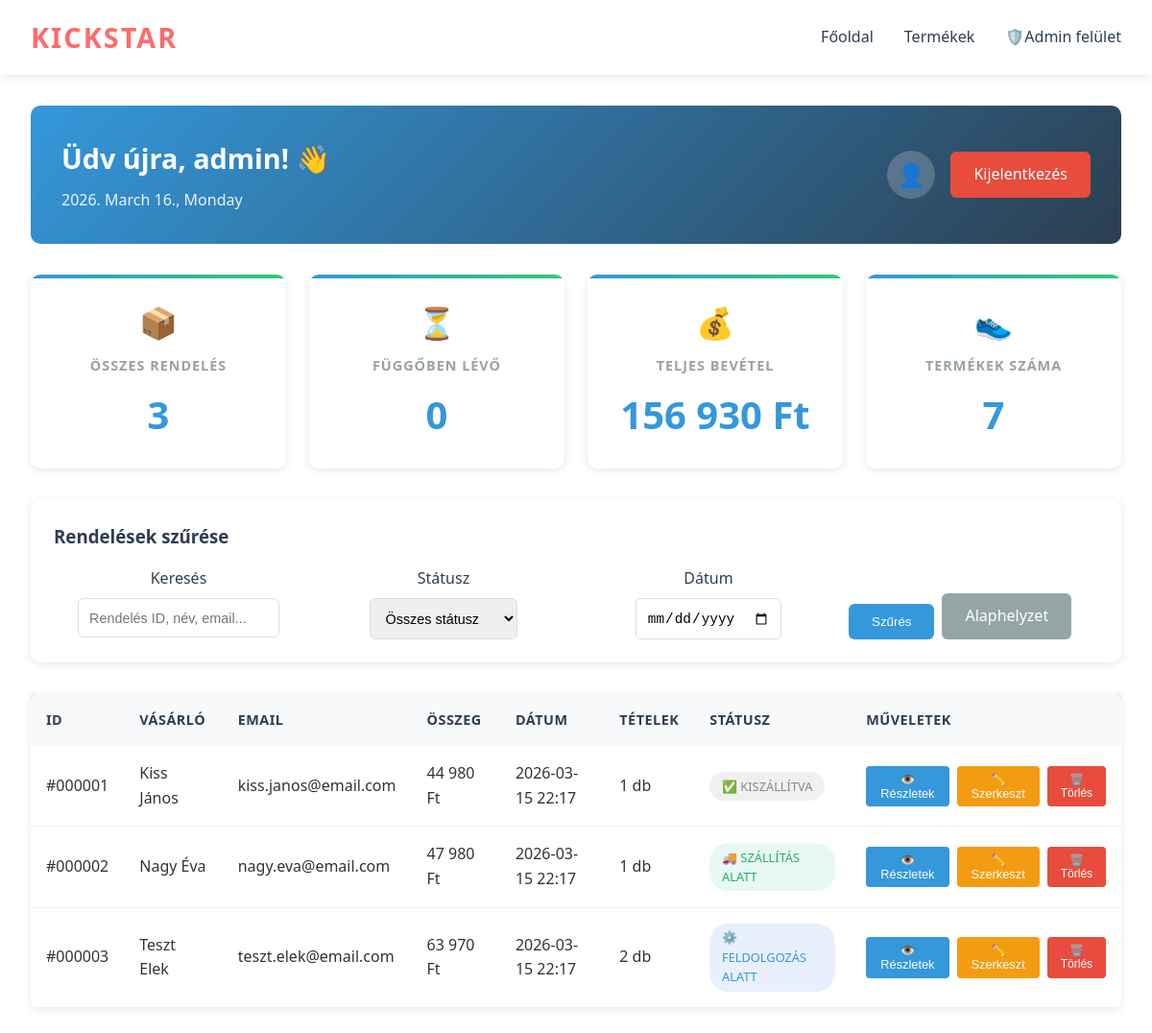
The app's page /dashboard.php (signed in) with its own data.
### tables this page shows
CREATE TABLE `orders` (
  `id` int(11) NOT NULL,
  `user_id` int(11) DEFAULT NULL,
  `order_number` varchar(50) NOT NULL,
  `customer_name` varchar(100) NOT NULL,
  `customer_email` varchar(100) NOT NULL,
  `customer_phone` varchar(20) DEFAULT NULL,
  `shipping_address` text NOT NULL,
  `billing_address` text DEFAULT NULL,
  `shipping_method` varchar(50) DEFAULT NULL,
  `payment_method` varchar(50) DEFAULT NULL,
  `subtotal` decimal(10,2) NOT NULL,
  `shipping_cost` decimal(10,2) DEFAULT 0.00,
  `discount` decimal(10,2) DEFAULT 0.00,
  `tax` decimal(10,2) DEFAULT 0.00,
  `total_amount` decimal(10,2) NOT NULL,
  `coupon_code` varchar(50) DEFAULT NULL,
  `notes` text DEFAULT NULL,
  `status` enum('pending','processing','shipped','delivered','cancelled','refunded') DEFAULT 'pending',
  `payment_status` enum('pending','paid','failed','refunded') DEFAULT 'pending',
  `shipping_status` enum('pending','processing','shipped','delivered') DEFAULT 'pending',
  `ip_address` varchar(45) DEFAULT NULL,
  `user_agent` text DEFAULT NULL,
  `created_at` timestamp NOT NULL DEFAULT current_timestamp(),
  `updated_at` timestamp NOT NULL DEFAULT current_timestamp() ON UPDATE current_timestamp()
);

### dashboard.php (the view, shortened to what this page needs)
<?php
require_once 'database.php';
$totalOrders = $pdo->query("SELECT COUNT(*) FROM orders")->fetchColumn();
$pendingOrders = $pdo->query("SELECT COUNT(*) FROM orders WHERE status = 'pending'")->fetchColumn();
$totalRevenue = $pdo->query("SELECT SUM(total_amount) FROM orders")->fetchColumn();
$totalProducts = $pdo->query("SELECT COUNT(*) FROM products")->fetchColumn();
$searchFilter = isset($_GET['search']) ? $_GET['search'] : '';
$dateFilter = isset($_GET['date']) ? $_GET['date'] : '';
$query = "SELECT o.*,
          (SELECT COUNT(*) FROM order_items WHERE order_id = o.id) as item_count
          FROM orders o WHERE 1=1";
$params = [];
$query .= " ORDER BY o.created_at DESC";
$stmt = $pdo->prepare($query);
$stmt->execute($params);
$orders = $stmt->fetchAll(PDO::FETCH_ASSOC);
?>
<!DOCTYPE html>
<html lang="hu">
<head>
    <link rel="stylesheet" href="admin.css">
    <link rel="stylesheet" href="style.css">
</head>
<body>
    <header>
        <nav>
            <div class="logo">Kickstar</div>
            <ul>
                <li><a href="index.php">Főoldal</a></li>
                <li><a href="products.php">Termékek</a></li>
                <li><a href="login.php">🛡️Admin felület</a></li>
            </ul>
        </nav>
    </header>
    <div class="admin-container">
        <div class="welcome-section">
            <div>
                <h2>Üdv újra, <?php echo htmlspecialchars($_SESSION['admin_username']); ?>! 👋</h2>
                <p class="date"><?php echo date('Y. F j., l'); ?></p>
            </div>
            <div class="admin-profile">
                <div class="admin-avatar">👤</div>
                <a href="logout.php" class="logout-btn">Kijelentkezés</a>
            </div>
        </div>
        <div class="stats-grid">
            <div class="stat-card">
                <div class="stat-icon">📦</div>
                <div class="stat-content">
                    <h3>Összes rendelés</h3>
                    <div class="stat-number"><?php echo number_format($totalOrders); ?></div>
                </div>
            </div>
            <div class="stat-card">
                <div class="stat-icon">⏳</div>
                <div class="stat-content">
                    <h3>Függőben lévő</h3>
                    <div class="stat-number"><?php echo number_format($pendingOrders); ?></div>
                </div>
            </div>
            <div class="stat-card">
                <div class="stat-icon">💰</div>
                <div class="stat-content">
                    <h3>Teljes bevétel</h3>
                    <div class="stat-number"><?php echo number_format($totalRevenue, 0, ',', ' '); ?> Ft</div>
                </div>
            </div>
            <div class="stat-card">
                <div class="stat-icon">👟</div>
                <div class="stat-content">
                    <h3>Termékek száma</h3>
                    <div class="stat-number"><?php echo number_format($totalProducts); ?></div>
                </div>
            </div>
        </div>
        <div class="filters-section">
            <div class="filters-title">
                <h3>Rendelések szűrése</h3>
            </div>
            <form method="GET" action="" class="filters-grid">
                <div class="filter-group">
                    <label>Keresés</label>
                    <input type="text" name="search" placeholder="Rendelés ID, név, email..." value="<?php echo htmlspecialchars($searchFilter); ?>">
                </div>
                <div class="filter-group">
                    <label>Státusz</label>
                    <select name="status">
                        <option value="">Összes státusz</option>
                    </select>
                </div>
                <div class="filter-group">
                    <label>Dátum</label>
                    <input type="date" name="date" value="<?php echo $dateFilter; ?>">
                </div>
                <div class="filter-actions">
                    <button type="submit" class="apply-filters">Szűrés</button>
                    <a href="dashboard.php" class="reset-filters">Alaphelyzet</a>
                </div>
            </form>
        </div>
<table class="orders-table">
    <thead>
        <tr>
            <th>ID</th>
            <th>Vásárló</th>
            <th>Email</th>
            <th>Összeg</th>
            <th>Dátum</th>
            <th>Tételek</th>
            <th>Státusz</th>
            <th>Műveletek</th>
        </tr>
    </thead>
    <tbody>
        <?php foreach($orders as $order): ?>
        <tr>
            <td>#<?php echo str_pad($order['id'], 6, '0', STR_PAD_LEFT); ?></td>
            <td><?php echo htmlspecialchars($order['customer_name']); ?></td>
            <td><?php echo htmlspecialchars($order['customer_email']); ?></td>
            <td><?php echo number_format($order['total_amount'], 0, ',', ' '); ?> Ft</td>
            <td><?php echo date('Y-m-d H:i', strtotime($order['created_at'])); ?></td>
            <td><?php echo $order['item_count']; ?> db</td>
            <td>
                <?php
                $statusClass = '';
                $statusText = '';
                switch($order['status']) {
                    case 'processing':
                        $statusClass = 'status-processing';
                        $statusText = '⚙️ Feldolgozás alatt';
                        break;
                    case 'shipped':
                        $statusClass = 'status-shipped';
                        $statusText = '🚚 Szállítás alatt';
                        break;
                    case 'delivered':
                        $statusClass = 'status-delivered';
                        $statusText = '✅ Kiszállítva';
                        break;
                }
                ?>
                <span class="status-badge <?php echo $statusClass; ?>">
                    <?php echo $statusText; ?>
                </span>
            </td>
            <td>
                <div class="action-buttons">
                    <button class="btn-view" onclick="viewOrder(<?php echo $order['id']; ?>)">👁️ Részletek</button>
                    <button class="btn-edit" onclick="editOrder(<?php echo $order['id']; ?>)">✏️ Szerkeszt</button>
                    <button class="btn-delete" onclick="deleteOrder(<?php echo $order['id']; ?>)">🗑️ Törlés</button>
                </div>
            </td>
        </tr>
        <?php endforeach; ?>
    </tbody>
</table>
    </div>
</body>
</html>

### admin.css (style rules this page uses)
:root { --admin-primary: #3498db; --admin-secondary: #2c3e50; --admin-success: #27ae60; --admin-danger: #e74c3c; --admin-warning: #f39c12; --admin-light: #ecf0f1; --admin-dark: #2c3e50; --admin-border-radius: 6px; --admin-box-shadow: 0 2px 10px rgba(0,0,0,0.1); --admin-transition: all 0.3s ease; }
* { margin: 0; padding: 0; box-sizing: border-box; }
body { font-family: 'Segoe UI', Tahoma, Geneva, Verdana, sans-serif; background-color: #f5f6fa; color: var(--admin-dark); }
.admin-container { max-width: 1400px; margin: 0 auto; padding: 2rem; }
.logout-btn { background-color: var(--admin-danger); color: white; text-decoration: none; padding: 0.7rem 1.5rem; border-radius: var(--admin-border-radius); transition: var(--admin-transition); font-weight: 500; }
.orders-table { width: 100%; background: white; border-radius: var(--admin-border-radius); box-shadow: var(--admin-box-shadow); border-collapse: collapse; overflow: hidden; }
.orders-table thead { background-color: var(--admin-primary); color: white; }
.orders-table th { padding: 1rem; text-align: left; font-weight: 600; font-size: 0.9rem; text-transform: uppercase; letter-spacing: 0.5px; }
.orders-table td { padding: 1rem; border-bottom: 1px solid #e0e0e0; }
.orders-table tbody tr { transition: var(--admin-transition); }
.orders-table tbody tr:last-child td { border-bottom: none; }
.stats-grid { display: grid; grid-template-columns: repeat(auto-fit, minmax(250px, 1fr)); gap: 1.5rem; margin-bottom: 2rem; }
.stat-card { background: white; padding: 1.5rem; border-radius: var(--admin-border-radius); box-shadow: var(--admin-box-shadow); text-align: center; transition: var(--admin-transition); }
.stat-card h3 { color: var(--admin-dark); font-size: 1rem; text-transform: uppercase; margin-bottom: 0.5rem; opacity: 0.8; }
.stat-card .stat-number { font-size: 2.5rem; font-weight: bold; color: var(--admin-primary); }
.stat-card .stat-icon { font-size: 2rem; color: var(--admin-primary); margin-bottom: 0.5rem; }
.filter-group { display: flex; align-items: center; gap: 0.5rem; }
.filter-group label { font-weight: 500; color: var(--admin-dark); }
.filter-group select, .filter-group input { padding: 0.5rem; border: 1px solid #ddd; border-radius: var(--admin-border-radius); }
.status-badge { display: inline-block; padding: 0.25rem 0.5rem; border-radius: 20px; font-size: 0.8rem; font-weight: 500; text-transform: uppercase; }

### style.css (style rules this page uses)
* { margin: 0; padding: 0; box-sizing: border-box; }
:root { --primary-color: #ff6b6b; --secondary-color: #4ecdc4; --dark-color: #2c3e50; --light-color: #f7f7f7; --danger-color: #e74c3c; --success-color: #2ecc71; --text-color: #333; --border-radius: 8px; --box-shadow: 0 2px 10px rgba(0,0,0,0.1); --transition: all 0.3s ease; }
body { font-family: 'Segoe UI', Tahoma, Geneva, Verdana, sans-serif; line-height: 1.6; color: var(--text-color); background-color: #fff; }
header { background-color: #fff; box-shadow: var(--box-shadow); position: sticky; top: 0; z-index: 1000; }
nav { max-width: 1200px; margin: 0 auto; padding: 1rem 2rem; display: flex; justify-content: space-between; align-items: center; }
.logo { font-size: 1.8rem; font-weight: bold; color: var(--primary-color); text-transform: uppercase; letter-spacing: 2px; }
nav ul { display: flex; list-style: none; gap: 2rem; }
nav ul li a { text-decoration: none; color: var(--dark-color); font-weight: 500; transition: var(--transition); position: relative; padding-bottom: 5px; }
nav ul li a::after { content: ''; position: absolute; bottom: 0; left: 0; width: 0; height: 2px; background-color: var(--primary-color); transition: var(--transition); }

### records on screen
orders: id "000001", customer_name "Kiss János", customer_email "kiss.janos@email.com", total_amount "44 980", created_at "2026-03-15 22:17", item_count "1", status "✅ KISZÁLLÍTVA"
orders: id "000002", customer_name "Nagy Éva", customer_email "nagy.eva@email.com", total_amount "47 980", created_at "2026-03-15 22:17", item_count "1", status "🚚 SZÁLLÍTÁS ALATT"
orders: id "000003", customer_name "Teszt Elek", customer_email "teszt.elek@email.com", total_amount "63 970", created_at "2026-03-15 22:17", item_count "2", status "⚙️ FELDOLGOZÁS ALATT"

### other values on screen
$_SESSION['admin_username'] "admin"
$totalOrders "3"
$pendingOrders "0"
$totalRevenue "156 930"
$totalProducts "7"
